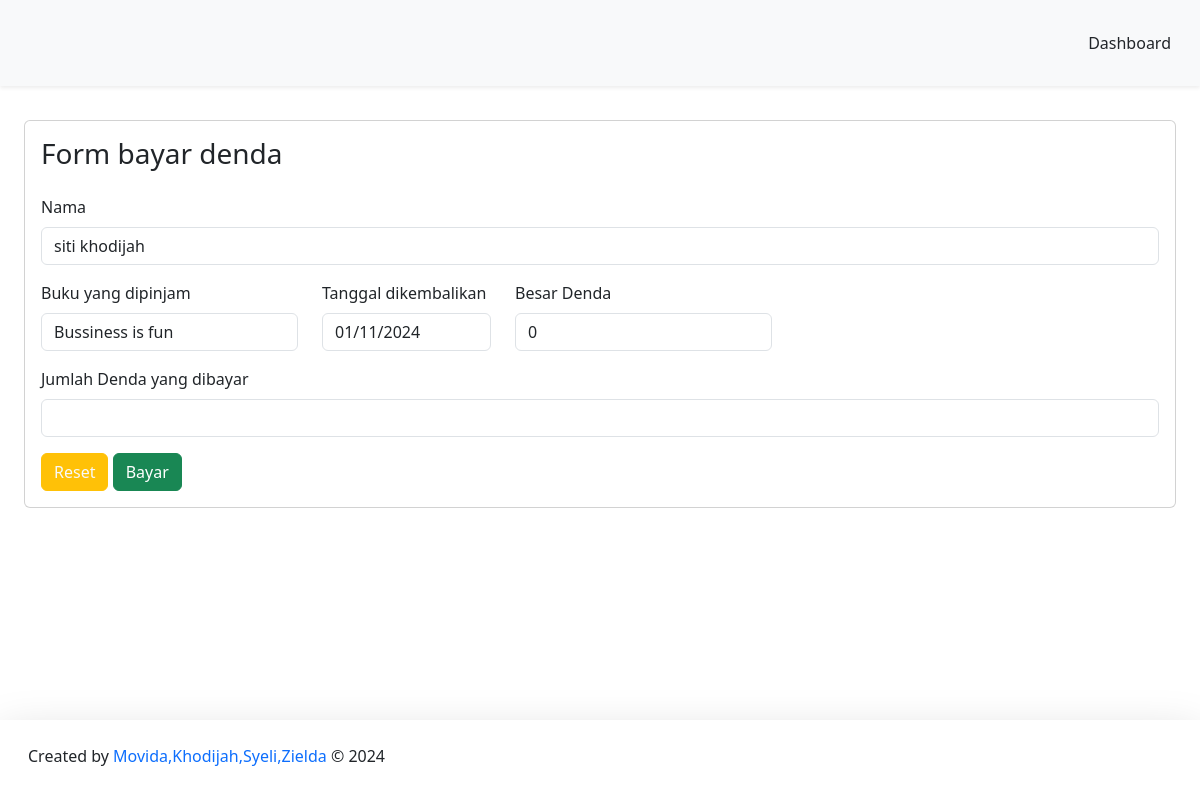
The app's page /DashboardMember/formPeminjaman/formBayarDenda.php?id=60 (signed in) with its own data.
### tables this page shows
CREATE TABLE `pengembalian` (
  `id_pengembalian` int(11) NOT NULL,
  `id_peminjaman` int(11) NOT NULL,
  `id_buku` varchar(20) NOT NULL,
  `nisn` int(11) NOT NULL,
  `id_admin` int(11) NOT NULL,
  `buku_kembali` date NOT NULL,
  `keterlambatan` enum('YA','TIDAK') NOT NULL,
  `denda` int(15) NOT NULL
);

CREATE TABLE `member` (
  `nisn` int(11) NOT NULL,
  `kode_member` varchar(12) NOT NULL,
  `nama` varchar(255) NOT NULL,
  `password` varchar(255) NOT NULL,
  `jenis_kelamin` varchar(20) NOT NULL,
  `kelas` varchar(5) NOT NULL,
  `jurusan` varchar(50) NOT NULL,
  `no_tlp` varchar(15) NOT NULL,
  `tgl_pendaftaran` date NOT NULL
);

CREATE TABLE `buku` (
  `cover` varchar(255) NOT NULL,
  `id_buku` varchar(20) NOT NULL,
  `kategori` varchar(255) NOT NULL,
  `judul` varchar(255) NOT NULL,
  `pengarang` varchar(255) NOT NULL,
  `penerbit` varchar(255) NOT NULL,
  `tahun_terbit` date NOT NULL,
  `jumlah_halaman` int(11) NOT NULL,
  `buku_deskripsi` text NOT NULL
);

### config/config.php (called while the page is built, shortened)
<?php
$host = "127.0.0.1";
$username = "root";
$password = "";
$database_name = "perpustakaan";
$connection = mysqli_connect($host, $username, $password, $database_name);
function queryReadData($dataKategori) {
  global $connection;
  $result = mysqli_query($connection, $dataKategori);
  $items = [];
  while($item = mysqli_fetch_assoc($result)) {
    $items[] = $item;
  }
  return $items;
}
?>

### DashboardMember/formPeminjaman/formBayarDenda.php (the view, shortened to what this page needs)
<?php
require "../../config/config.php";
$dendaSiswa = $_GET["id"];
$query = queryReadData("SELECT pengembalian.id_pengembalian, buku.judul, member.nama, pengembalian.buku_kembali, pengembalian.keterlambatan, pengembalian.denda
FROM pengembalian
INNER JOIN buku ON pengembalian.id_buku = buku.id_buku
INNER JOIN member ON pengembalian.nisn = member.nisn
WHERE pengembalian.id_pengembalian = $dendaSiswa");
?>
<!DOCTYPE html>
  <html lang="en">
  <head>
    <link href="https://cdn.jsdelivr.net/npm/bootstrap@5.3.2/dist/css/bootstrap.min.css" rel="stylesheet">
  </head>
  <body>
    <nav class="navbar fixed-top bg-body-tertiary shadow-sm">
      <div class="container-fluid p-3">
        <a class="btn btn-tertiary" href="../dashboardMember.php">Dashboard</a>
      </div>
    </nav>
  <div class="p-4 mt-5">
    <div class="mt-5 card p-3 mb-5">
    <form action="" method="post">
    <h3>Form bayar denda</h3>
      <?php foreach ($query as $item) : ?>
      <div class="mt-4 mb-3">
          <label for="exampleFormControlInput1" class="form-label">Nama</label>
          <input type="text" class="form-control" placeholder="Nama siswa" name="nama" id="nama" value="<?= $item["nama"]; ?>" readonly>
          </div>
      <div class="d-flex flex-wrap gap-4">
        <div class="mb-3">
          <label for="exampleFormControlInput1" class="form-label">Buku yang dipinjam</label>
          <input type="text" class="form-control" placeholder="Judul Buku" name="judul" id="judul" value="<?= $item["judul"]; ?>" readonly>
          </div>
        <div class="mb-3">
          <label for="exampleFormControlInput1" class="form-label">Tanggal dikembalikan</label>
          <input type="date" class="form-control" name="buku_kembali" id="buku_kembali" value="<?= $item["buku_kembali"]; ?>" readonly>
          </div>
        <div class="mb-3">
          <label for="exampleFormControlInput1" class="form-label">Besar Denda</label>
          <input type="number" class="form-control" name="denda" id="denda" value="<?= $item["denda"]; ?>" readonly>
          </div>
      </div>
      <?php endforeach; ?>
      <div class="mb-3">
          <label for="exampleFormControlInput1" class="form-label">Jumlah Denda yang dibayar</label>
          <input type="number" class="form-control" name="bayarDenda" id="bayarDenda" required>
      </div>
      <button type="reset" class="btn btn-warning text-light">Reset</button>
      <button type="submit" class="btn btn-success" name="bayar">Bayar</button>
    </form>
    </div>
    </div>
    <footer class="fixed-bottom mt-5 shadow-lg bg-subtle p-3">
      <div class="container-fluid d-flex justify-content-between">
      <p class="mt-2">Created by <span class="text-primary"> Movida,Khodijah,Syeli,Zielda</span> © 2024</p>
      </div>
  </footer>
  </body>
</html>

### records on screen
pengembalian: nama "siti khodijah", judul "Bussiness is fun", buku_kembali "01/11/2024", denda "0"
